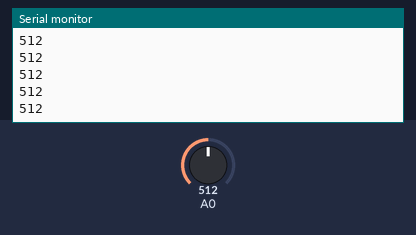
A sketch run on a simulated Arduino Uno, built with avr-gcc and run on an emulated ATmega328P. Shown: the last lines printed to the serial monitor. The inputs (shaded band) are chosen by the test bench; at power-on: A0 = 512.

Above: at 1.2 s.
1.3 s: A0 set to 716
At 2.1 s:
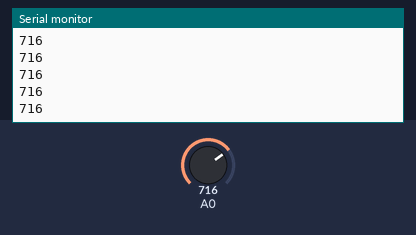
2.8 s: A0 set to 900
At 3.3 s:
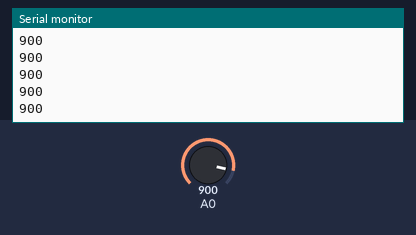
Timing chart, 0 to 5.7 s (numbered marks = the images above; inputs shaded):
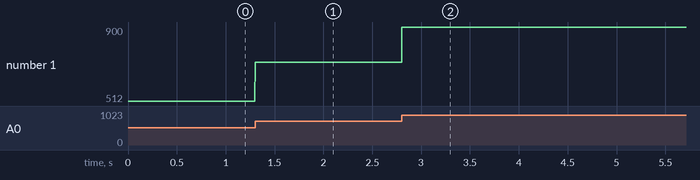

Measured:
- after the input at 1.3 s, the serial monitor: prints a new line at once (image 1)
- after the input at 2.8 s, the serial monitor: prints a new line at once (image 2)
- plotted number 1: 512 → 716 after the input at 1.3 s, 716 → 900 after the input at 2.8 s

The sketch:

es2_potenziometro.ino
```cpp
// Exercise 2: read an analog input and plot it. The potentiometer stands in for the EMG amplifier.
// On the UNO R3 of the simulator the ADC has 10 bits (0..1023); the UNO R4 of the project has 14.

void setup() {
  Serial.begin(115200);
}

void loop() {
  Serial.println(analogRead(A0));  // one number per line: the plotter draws it
  delay(2);                        // about 470 samples per second, see below
}
```
